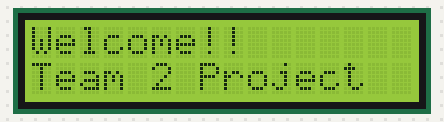
Bench run of a sketch on a simulated Arduino Uno, built with avr-gcc and run on an emulated ATmega328P. Shown: 16×2 character LCD. What the sketch prints to the serial monitor is not drawn.

Above: at 0.1 s.
At 2.2 s:
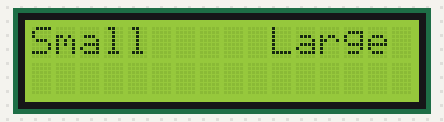

The sketch:

Arduino_Uno_Transition_Code.ino
```cpp
/*********************************************************************************************************************************
*
* FILE-NAME : Arduino_UNO_Transition_Code
*
* AUTHOR : TEAM 2
*
* DESCRIPTION : Arduino Uno Code that targets as a bridge for the communication between the 1st MCU and the 3rd one
*               it communicates with 1st MCU using UART protocol and with the 3rd MCU using SPI-Ethernet communication
*               In addition, according to what received from the 1st MCU this MCU displays count of products stored on an LCD
*
***********************************************************************************************************************************/

#include <EtherCard.h>
#include <Arduino_FreeRTOS.h>
#include <Wire.h>
#include <LiquidCrystal_I2C.h>


/*********************************************************************************************************************************
******************************************     Pins Declaration      *************************************************************
******************************************    Hardware Definition    *************************************************************
**********************************************************************************************************************************/

int small = 0;                                              // Small Products Counter
int large =0;                                               // Large Products Counter
/* Addresses */
// mac address
static byte mymac[] = { 0x1A,0x2B,0x3C,0x4D,0x5E,0x6F };
// ethernet interface ip address
static byte myip[] = { 192, 168, 1, 2 };
// gateway ip address
static byte gwip[] = { 192, 168, 1, 1 };
// subnet mask
static byte mask[] = { 255, 255, 255, 0 };
// destination ip-address
static byte dstIp[] = { 192, 168, 1, 3 };
// ports
const int dstPort PROGMEM = 1234;
const int srcPort PROGMEM = 4321;

// Set the LCD address to 0x27 for a 16 chars and 2 line display
LiquidCrystal_I2C lcd(0x27, 16, 2);

char Mymessage[10]; //Initialized variable to store recieved data

/* Buffer and timer */
byte Ethernet::buffer[700];
static uint32_t timer;  // dummy incrementor that'll later be used for delays


/*********************************************************************************************************************************
***************************************     Functions Declaration      ***********************************************************
**********************************************************************************************************************************/

/* Ethernet peripheral initialization function */
void initializeEthernet()
{
  // Begin Ethernet communication
  if (ether.begin(sizeof Ethernet::buffer, mymac, SS) == 0)
  {
    Serial.println("Failed to access Ethernet controller");
    return;
  }

  // Setup static IP address
  ether.staticSetup(myip, gwip, 0, mask);

  // Log configuration
  Serial.println(F("\n[Sender]"));
  ether.printIp("IP:  ", ether.myip);
  ether.printIp("GW:  ", ether.gwip);
}

/* FreeRTOS Ethernet Sending Task */
void TaskSendEthernet( void* pvParameters )
{
  while(1)
  {
    Serial.readBytes(Mymessage,5); //Read the serial data and store in var
    ether.sendUdp(Mymessage, sizeof(Mymessage), srcPort, dstIp, dstPort);
    if(Mymessage[0] == "5")
    {
      small++;
      lcd.setCursor(2,1);
      lcd.print(small);
    }
    else if (Mymessage[0] == "6")
    {
      large++;
      lcd.setCursor(13,1);
      lcd.print(large);
    }
  }
}

/*********************************************************************************************************************************
*****************************************      Setup Function      ***************************************************************
**********************************************************************************************************************************/

void setup () {
  // Initialize Serial
  Serial.begin(9600);

  // Initialize Ethernet
  initializeEthernet();

  lcd.begin();
	lcd.backlight();

  lcd.setCursor(0, 0);
  lcd.print("Welcome!!");
  lcd.setCursor(0, 1);
  lcd.print("Team 2 Project");
  delay(2000);
  lcd.clear();
  lcd.print("Small     Large");

  // initialize RTOS task
  xTaskCreate(
    TaskSendEthernet
    ,  "SendEthernet"  // A name just for humans
    ,  128  // This stack size can be checked & adjusted by reading the Stack Highwater
    ,  NULL //Parameters for the task
    ,  2  // Priority, with 3 (configMAX_PRIORITIES - 1) being the highest, and 0 being the lowest.
    ,  NULL ); //Task Handle

}

/*********************************************************************************************************************************
*****************************************      LOOP Function      ****************************************************************
**********************************************************************************************************************************/

void loop ()
{
  // empty loop
}
```
